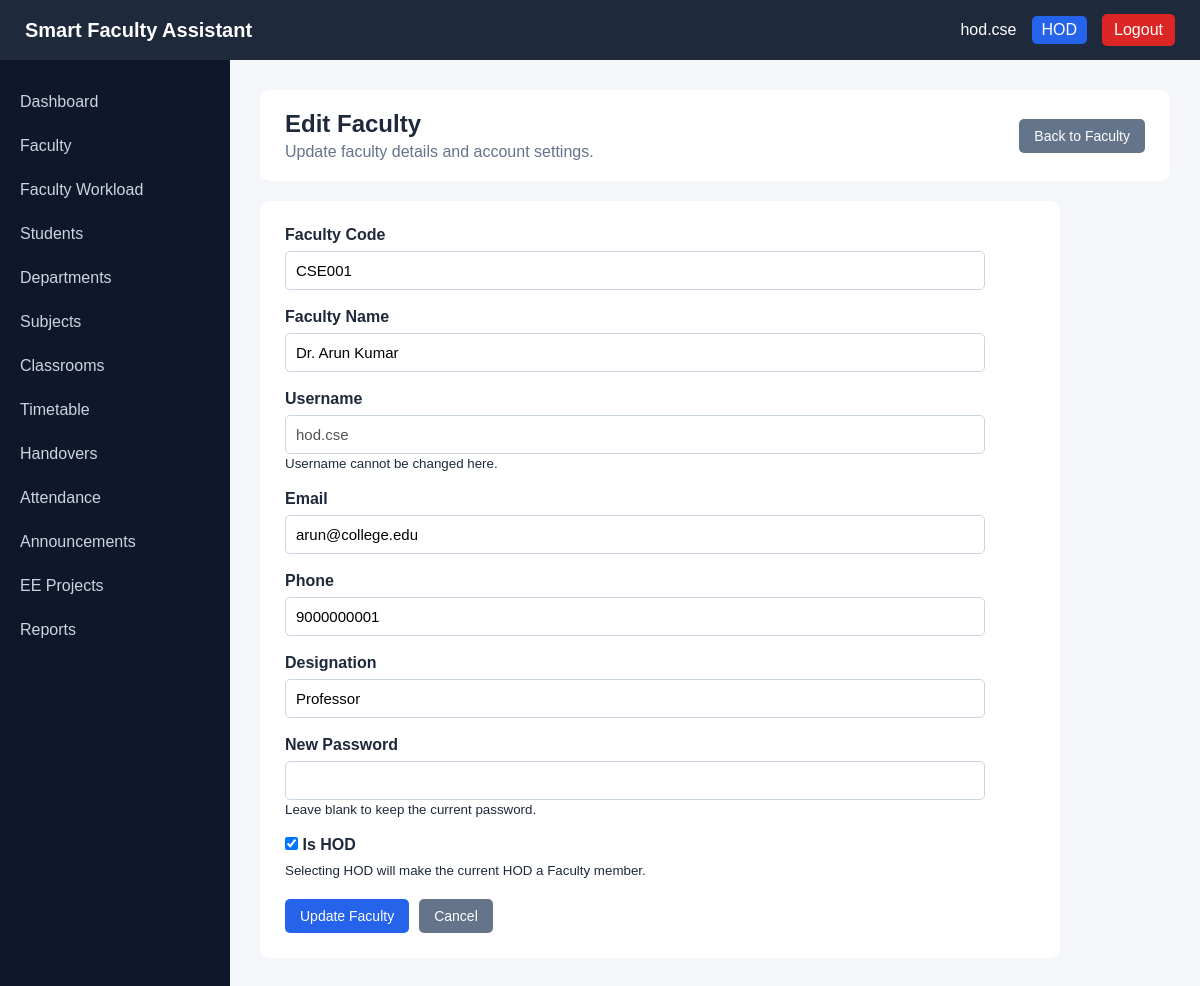
Screenshot of /admin/faculty-edit.php?id=1 (signed in) with the database file from the repository.
### tables this page shows
CREATE TABLE faculty (
    faculty_id INT AUTO_INCREMENT PRIMARY KEY,

    user_id INT NOT NULL UNIQUE,

    faculty_code VARCHAR(20) NOT NULL UNIQUE,

    faculty_name VARCHAR(100) NOT NULL,

    email VARCHAR(100),

    phone VARCHAR(20),

    department_id INT NOT NULL,

    designation VARCHAR(50) DEFAULT 'Assistant Professor',

    is_hod BOOLEAN DEFAULT FALSE,

    FOREIGN KEY (user_id)
        REFERENCES users(user_id)
        ON DELETE CASCADE
        ON UPDATE CASCADE,

    FOREIGN KEY (department_id)
        REFERENCES departments(department_id)
        ON DELETE RESTRICT
        ON UPDATE CASCADE
);

CREATE TABLE users (
    user_id INT AUTO_INCREMENT PRIMARY KEY,

    username VARCHAR(50) NOT NULL UNIQUE,

    password VARCHAR(255) NOT NULL,

    role ENUM(
        'HOD',
        'FACULTY',
        'STUDENT'
    ) NOT NULL,

    status ENUM(
        'ACTIVE',
        'INACTIVE'
    ) DEFAULT 'ACTIVE',

    created_at TIMESTAMP DEFAULT CURRENT_TIMESTAMP
);

### admin/faculty-edit.php (the view, shortened to what this page needs)
<?php
require_once "../config/database.php";
$faculty_id = (int)$_GET["id"];
$sql = "
    SELECT
        f.faculty_id,
        f.user_id,
        f.faculty_code,
        f.faculty_name,
        f.email,
        f.phone,
        f.department_id,
        f.designation,
        f.is_hod,
        u.username,
        u.role
    FROM faculty f
    INNER JOIN users u
        ON f.user_id = u.user_id
    WHERE f.faculty_id = ?
    LIMIT 1
";
$stmt = $conn->prepare($sql);
$stmt->bind_param(
    "i",
    $faculty_id
);
$stmt->execute();
$result = $stmt->get_result();
$row = $result->fetch_assoc();
$faculty_code =
    $row["faculty_code"];
$faculty_name =
    $row["faculty_name"];
$email =
    $row["email"];
$phone =
    $row["phone"];
$designation =
    $row["designation"];
$is_hod =
    (int)$row["is_hod"];
$username =
    $row["username"];
?>
<?php require_once "../includes/header.php"; ?>
<?php require_once "../includes/navbar.php"; ?>
<?php require_once "../includes/sidebar.php"; ?>
<main>
    <div class="page-header">
        <div>
            <h1>
                Edit Faculty
            </h1>
            <p>
                Update faculty details and account settings.
            </p>
        </div>
        <a
            href="faculty.php"
            class="btn btn-secondary"
        >
            Back to Faculty
        </a>
    </div>
    <div class="form-container">
        <form
            method="POST"
            action=""
        >
            <div class="form-group">
                <label for="faculty_code">
                    Faculty Code
                </label>
                <input
                    type="text"
                    id="faculty_code"
                    name="faculty_code"
                    value="<?php
                        echo htmlspecialchars(
                            $faculty_code
                        );
                    ?>"
                    maxlength="20"
                    required
                >
            </div>
            <div class="form-group">
                <label for="faculty_name">
                    Faculty Name
                </label>
                <input
                    type="text"
                    id="faculty_name"
                    name="faculty_name"
                    value="<?php
                        echo htmlspecialchars(
                            $faculty_name
                        );
                    ?>"
                    maxlength="100"
                    required
                >
            </div>
            <div class="form-group">
                <label>
                    Username
                </label>
                <input
                    type="text"
                    value="<?php
                        echo htmlspecialchars(
                            $username
                        );
                    ?>"
                    disabled
                >
                <small>
                    Username cannot be changed here.
                </small>
            </div>
            <div class="form-group">
                <label for="email">
                    Email
                </label>
                <input
                    type="email"
                    id="email"
                    name="email"
                    value="<?php
                        echo htmlspecialchars(
                            $email
                        );
                    ?>"
                    maxlength="100"
                >
            </div>
            <div class="form-group">
                <label for="phone">
                    Phone
                </label>
                <input
                    type="text"
                    id="phone"
                    name="phone"
                    value="<?php
                        echo htmlspecialchars(
                            $phone
                        );
                    ?>"
                    maxlength="20"
                >
            </div>
            <div class="form-group">
                <label for="designation">
                    Designation
                </label>
                <input
                    type="text"
                    id="designation"
                    name="designation"
                    value="<?php
                        echo htmlspecialchars(
                            $designation
                        );
                    ?>"
                    maxlength="50"
                    required
                >
            </div>
            <div class="form-group">
                <label for="password">
                    New Password
                </label>
                <input
                    type="password"
                    id="password"
                    name="password"
                    minlength="6"
                >
                <small>
                    Leave blank to keep the current password.
                </small>
            </div>
            <div class="form-group">
                <label>
                    <input
                        type="checkbox"
                        name="is_hod"
                        value="1"
                        <?php
                        if ($is_hod === 1) {
                            echo "checked";
                        }
                        ?>
                    >
                    Is HOD
                </label>
                <small>
                    Selecting HOD will make the current HOD a Faculty member.
                </small>
            </div>
            <div class="form-actions">
                <button
                    type="submit"
                    class="btn btn-primary"
                >
                    Update Faculty
                </button>
                <a
                    href="faculty.php"
                    class="btn btn-secondary"
                >
                    Cancel
                </a>
            </div>
        </form>
    </div>
</main>
<?php require_once "../includes/footer.php"; ?>

### assets/css/style.css (style rules this page uses)
* { margin: 0; padding: 0; box-sizing: border-box; }
body { font-family: Arial, sans-serif; background: #f4f6f9; color: #1e293b; }
main, .main-content { margin-left: 230px; padding: 90px 30px 30px; min-height: 100vh; width: auto; box-sizing: border-box; }
.page-header { display: flex; justify-content: space-between; align-items: center; width: 100%; padding: 20px 25px; margin-bottom: 20px; background: #ffffff; border-radius: 10px; box-sizing: border-box; gap: 20px; }
.page-header p { margin: 0; color: #64748b; }
.page-header .btn { flex-shrink: 0; }
.btn { display: inline-block; padding: 9px 15px; border: none; border-radius: 5px; text-decoration: none; cursor: pointer; font-size: 14px; }
.btn-primary { background: #2563eb; color: white; }
.btn-secondary { background: #64748b; color: white; }
form { max-width: 700px; }
form label { display: block; margin-bottom: 7px; font-weight: bold; }
form input[type="text"], form input[type="email"], form input[type="password"], form input[type="number"], form select, form textarea { width: 100%; padding: 10px; border: 1px solid #cbd5e1; border-radius: 5px; font-size: 15px; background: white; box-sizing: border-box; }
.form-group { margin-bottom: 18px; }
.form-actions { display: flex; gap: 10px; margin-top: 20px; }
.form-container { background: white; padding: 25px; border-radius: 10px; max-width: 800px; box-sizing: border-box; }
.page-header h1 { margin: 0 0 5px 0; color: #1e293b; font-size: 24px; }

### rows the page displays
faculty: faculty_code "CSE001", faculty_name "Dr. Arun Kumar", user.username "hod.cse", email "arun@college.edu", phone "9000000001", designation "Professor", is_hod "☑"

### other values shown
$_SESSION['username'] "hod.cse"
$_SESSION['role'] "HOD"
